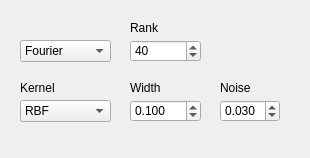
<?xml version="1.0" encoding="UTF-8"?>
<ui version="4.0">
 <class>ParametersRGPRregr</class>
 <widget class="QWidget" name="ParametersRGPRregr">
  <property name="geometry">
   <rect>
    <x>0</x>
    <y>0</y>
    <width>310</width>
    <height>158</height>
   </rect>
  </property>
  <property name="windowTitle">
   <string>Form</string>
  </property>
  <widget class="QLabel" name="labelWidth">
   <property name="geometry">
    <rect>
     <x>130</x>
     <y>80</y>
     <width>31</width>
     <height>16</height>
    </rect>
   </property>
   <property name="font">
    <font>
     <pointsize>9</pointsize>
    </font>
   </property>
   <property name="text">
    <string>Width</string>
   </property>
  </widget>
  <widget class="QLabel" name="lblNoise">
   <property name="geometry">
    <rect>
     <x>220</x>
     <y>80</y>
     <width>70</width>
     <height>16</height>
    </rect>
   </property>
   <property name="font">
    <font>
     <pointsize>9</pointsize>
    </font>
   </property>
   <property name="text">
    <string>Noise</string>
   </property>
  </widget>
  <widget class="QLabel" name="lblRank">
   <property name="geometry">
    <rect>
     <x>130</x>
     <y>20</y>
     <width>51</width>
     <height>16</height>
    </rect>
   </property>
   <property name="font">
    <font>
     <pointsize>9</pointsize>
    </font>
   </property>
   <property name="text">
    <string>Rank</string>
   </property>
  </widget>
  <widget class="QDoubleSpinBox" name="noiseSpin">
   <property name="geometry">
    <rect>
     <x>220</x>
     <y>100</y>
     <width>60</width>
     <height>22</height>
    </rect>
   </property>
   <property name="font">
    <font>
     <pointsize>9</pointsize>
    </font>
   </property>
   <property name="toolTip">
    <string>&lt;!DOCTYPE HTML PUBLIC &quot;-//W3C//DTD HTML 4.0//EN&quot; &quot;http://www.w3.org/TR/REC-html40/strict.dtd&quot;&gt;
&lt;html&gt;&lt;head&gt;&lt;meta name=&quot;qrichtext&quot; content=&quot;1&quot; /&gt;&lt;style type=&quot;text/css&quot;&gt;
p, li { white-space: pre-wrap; }
&lt;/style&gt;&lt;/head&gt;&lt;body style=&quot; font-family:'MS Shell Dlg 2'; font-size:8.25pt; font-weight:400; font-style:normal;&quot;&gt;
&lt;p style=&quot; margin-top:0px; margin-bottom:0px; margin-left:0px; margin-right:0px; -qt-block-indent:0; text-indent:0px;&quot;&gt;&lt;span style=&quot; font-size:8pt;&quot;&gt;eps-SVR: epsilon-tube width&lt;/span&gt;&lt;/p&gt;
&lt;p style=&quot; margin-top:0px; margin-bottom:0px; margin-left:0px; margin-right:0px; -qt-block-indent:0; text-indent:0px;&quot;&gt;&lt;span style=&quot; font-size:8pt;&quot;&gt;nu-SVR: nu ratio on alpha&lt;/span&gt;&lt;/p&gt;
&lt;p style=&quot; margin-top:0px; margin-bottom:0px; margin-left:0px; margin-right:0px; -qt-block-indent:0; text-indent:0px;&quot;&gt;&lt;span style=&quot; font-size:8pt;&quot;&gt;RVR: accuracy-generalization tradeoff&lt;/span&gt;&lt;/p&gt;
&lt;p style=&quot; margin-top:0px; margin-bottom:0px; margin-left:0px; margin-right:0px; -qt-block-indent:0; text-indent:0px;&quot;&gt;&lt;span style=&quot; font-size:8pt;&quot;&gt;SOGP: noise&lt;/span&gt;&lt;/p&gt;
&lt;p style=&quot; margin-top:0px; margin-bottom:0px; margin-left:0px; margin-right:0px; -qt-block-indent:0; text-indent:0px;&quot;&gt;&lt;span style=&quot; font-size:8pt;&quot;&gt;KRLS: tolerance (stopping criterion)&lt;/span&gt;&lt;/p&gt;&lt;/body&gt;&lt;/html&gt;</string>
   </property>
   <property name="decimals">
    <number>3</number>
   </property>
   <property name="minimum">
    <double>0.001000000000000</double>
   </property>
   <property name="maximum">
    <double>1.000000000000000</double>
   </property>
   <property name="singleStep">
    <double>0.010000000000000</double>
   </property>
   <property name="value">
    <double>0.030000000000000</double>
   </property>
  </widget>
  <widget class="QLabel" name="lblKernel">
   <property name="geometry">
    <rect>
     <x>20</x>
     <y>80</y>
     <width>91</width>
     <height>16</height>
    </rect>
   </property>
   <property name="font">
    <font>
     <pointsize>9</pointsize>
    </font>
   </property>
   <property name="text">
    <string>Kernel</string>
   </property>
  </widget>
  <widget class="QSpinBox" name="randRankSpin">
   <property name="geometry">
    <rect>
     <x>130</x>
     <y>40</y>
     <width>71</width>
     <height>22</height>
    </rect>
   </property>
   <property name="font">
    <font>
     <pointsize>9</pointsize>
    </font>
   </property>
   <property name="toolTip">
    <string>&lt;!DOCTYPE HTML PUBLIC &quot;-//W3C//DTD HTML 4.0//EN&quot; &quot;http://www.w3.org/TR/REC-html40/strict.dtd&quot;&gt;
&lt;html&gt;&lt;head&gt;&lt;meta name=&quot;qrichtext&quot; content=&quot;1&quot; /&gt;&lt;style type=&quot;text/css&quot;&gt;
p, li { white-space: pre-wrap; }
&lt;/style&gt;&lt;/head&gt;&lt;body style=&quot; font-family:'MS Shell Dlg 2'; font-size:8.25pt; font-weight:400; font-style:normal;&quot;&gt;
&lt;p style=&quot; margin-top:0px; margin-bottom:0px; margin-left:0px; margin-right:0px; -qt-block-indent:0; text-indent:0px;&quot;&gt;&lt;span style=&quot; font-size:8pt;&quot;&gt;Degree of the kernel polynomial&lt;/span&gt;&lt;/p&gt;
&lt;p style=&quot; margin-top:0px; margin-bottom:0px; margin-left:0px; margin-right:0px; -qt-block-indent:0; text-indent:0px;&quot;&gt;&lt;span style=&quot; font-size:8pt;&quot;&gt;(Polynomial only)&lt;/span&gt;&lt;/p&gt;&lt;/body&gt;&lt;/html&gt;</string>
   </property>
   <property name="minimum">
    <number>10</number>
   </property>
   <property name="maximum">
    <number>10000</number>
   </property>
   <property name="singleStep">
    <number>10</number>
   </property>
   <property name="value">
    <number>40</number>
   </property>
  </widget>
  <widget class="QComboBox" name="kernelTypeCombo">
   <property name="geometry">
    <rect>
     <x>20</x>
     <y>100</y>
     <width>91</width>
     <height>22</height>
    </rect>
   </property>
   <property name="font">
    <font>
     <pointsize>9</pointsize>
    </font>
   </property>
   <property name="toolTip">
    <string>&lt;!DOCTYPE HTML PUBLIC &quot;-//W3C//DTD HTML 4.0//EN&quot; &quot;http://www.w3.org/TR/REC-html40/strict.dtd&quot;&gt;
&lt;html&gt;&lt;head&gt;&lt;meta name=&quot;qrichtext&quot; content=&quot;1&quot; /&gt;&lt;style type=&quot;text/css&quot;&gt;
p, li { white-space: pre-wrap; }
&lt;/style&gt;&lt;/head&gt;&lt;body style=&quot; font-family:'MS Shell Dlg 2'; font-size:8.25pt; font-weight:400; font-style:normal;&quot;&gt;
&lt;p style=&quot; margin-top:0px; margin-bottom:0px; margin-left:0px; margin-right:0px; -qt-block-indent:0; text-indent:0px;&quot;&gt;&lt;span style=&quot; font-size:8pt;&quot;&gt;kernel function&lt;/span&gt;&lt;/p&gt;&lt;/body&gt;&lt;/html&gt;</string>
   </property>
   <property name="currentIndex">
    <number>0</number>
   </property>
   <item>
    <property name="text">
     <string>RBF</string>
    </property>
   </item>
  </widget>
  <widget class="QDoubleSpinBox" name="kernelWidthSpin">
   <property name="geometry">
    <rect>
     <x>130</x>
     <y>100</y>
     <width>71</width>
     <height>22</height>
    </rect>
   </property>
   <property name="font">
    <font>
     <pointsize>9</pointsize>
    </font>
   </property>
   <property name="toolTip">
    <string>&lt;!DOCTYPE HTML PUBLIC &quot;-//W3C//DTD HTML 4.0//EN&quot; &quot;http://www.w3.org/TR/REC-html40/strict.dtd&quot;&gt;
&lt;html&gt;&lt;head&gt;&lt;meta name=&quot;qrichtext&quot; content=&quot;1&quot; /&gt;&lt;style type=&quot;text/css&quot;&gt;
p, li { white-space: pre-wrap; }
&lt;/style&gt;&lt;/head&gt;&lt;body style=&quot; font-family:'MS Shell Dlg 2'; font-size:8.25pt; font-weight:400; font-style:normal;&quot;&gt;
&lt;p style=&quot; margin-top:0px; margin-bottom:0px; margin-left:0px; margin-right:0px; -qt-block-indent:0; text-indent:0px;&quot;&gt;&lt;span style=&quot; font-size:8pt;&quot;&gt;Width of the kernel (gamma)&lt;/span&gt;&lt;/p&gt;
&lt;p style=&quot; margin-top:0px; margin-bottom:0px; margin-left:0px; margin-right:0px; -qt-block-indent:0; text-indent:0px;&quot;&gt;&lt;span style=&quot; font-size:8pt;&quot;&gt;RBF and Polynomial only&lt;/span&gt;&lt;/p&gt;&lt;/body&gt;&lt;/html&gt;</string>
   </property>
   <property name="decimals">
    <number>3</number>
   </property>
   <property name="minimum">
    <double>0.001000000000000</double>
   </property>
   <property name="singleStep">
    <double>0.010000000000000</double>
   </property>
   <property name="value">
    <double>0.100000000000000</double>
   </property>
  </widget>
  <widget class="QComboBox" name="randomTypeCombo">
   <property name="geometry">
    <rect>
     <x>20</x>
     <y>40</y>
     <width>91</width>
     <height>22</height>
    </rect>
   </property>
   <property name="font">
    <font>
     <pointsize>9</pointsize>
    </font>
   </property>
   <property name="toolTip">
    <string>&lt;!DOCTYPE HTML PUBLIC &quot;-//W3C//DTD HTML 4.0//EN&quot; &quot;http://www.w3.org/TR/REC-html40/strict.dtd&quot;&gt;
&lt;html&gt;&lt;head&gt;&lt;meta name=&quot;qrichtext&quot; content=&quot;1&quot; /&gt;&lt;style type=&quot;text/css&quot;&gt;
p, li { white-space: pre-wrap; }
&lt;/style&gt;&lt;/head&gt;&lt;body style=&quot; font-family:'MS Shell Dlg 2'; font-size:8.25pt; font-weight:400; font-style:normal;&quot;&gt;
&lt;p style=&quot; margin-top:0px; margin-bottom:0px; margin-left:0px; margin-right:0px; -qt-block-indent:0; text-indent:0px;&quot;&gt;&lt;span style=&quot; font-size:8pt;&quot;&gt;kernel function&lt;/span&gt;&lt;/p&gt;&lt;/body&gt;&lt;/html&gt;</string>
   </property>
   <property name="currentIndex">
    <number>0</number>
   </property>
   <item>
    <property name="text">
     <string>Fourier</string>
    </property>
   </item>
  </widget>
 </widget>
 <resources/>
 <connections/>
</ui>
